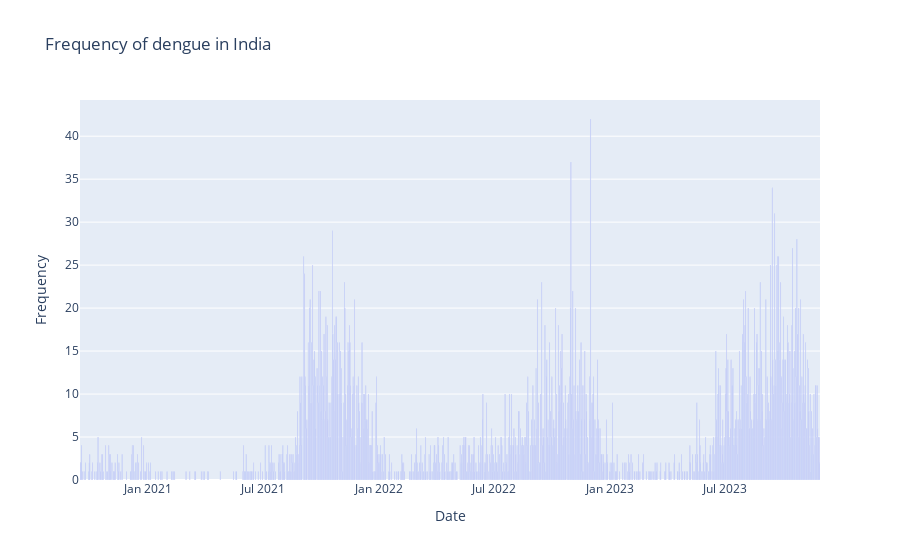

The notebook cell this image was saved under:
### Code cell
plot_country_disease('India','dengue')

### Figure 1 — Plotly figure (JSON) as saved in the notebook; plotly's stock layout.template omitted (floating-point values rounded to 4 significant figures; data arrays with more than 128 entries replaced by an {"elided": "..."} marker saying what was removed)
{"data": [{"alignmentgroup": "True", "hovertemplate": "Date=%{x}<br>Frequency=%{y}<extra></extra>", "legendgroup": "", "marker": {"color": "#636efa", "pattern": {"shape": ""}}, "name": "", "offsetgroup": "", "orientation": "v", "showlegend": false, "textposition": "auto", "type": "bar", "x": {"elided": "815 str values"}, "xaxis": "x", "y": {"elided": "815 int values"}, "yaxis": "y"}], "layout": {"barmode": "relative", "legend": {"tracegroupgap": 0}, "title": {"text": "Frequency of dengue in India"}, "xaxis": {"anchor": "y", "domain": [0, 1], "title": {"text": "Date"}}, "yaxis": {"anchor": "x", "domain": [0, 1], "title": {"text": "Frequency"}}}}
